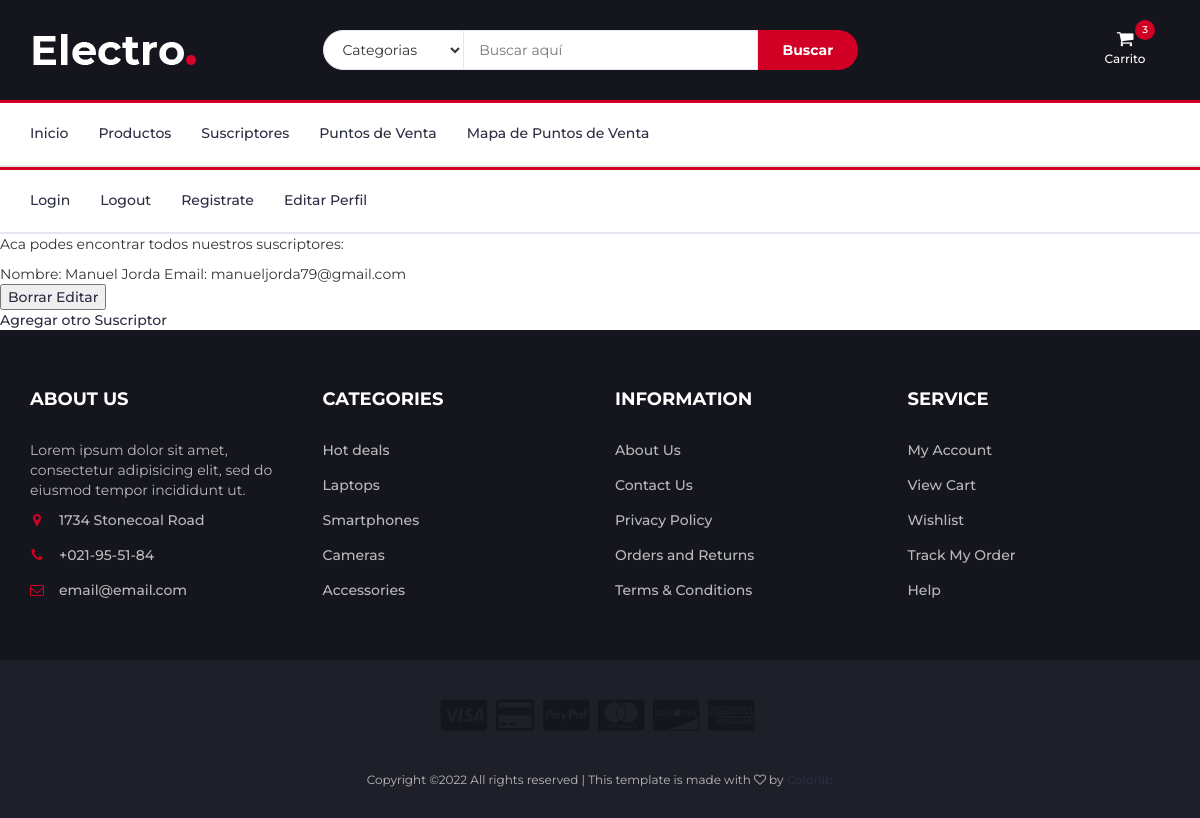
The page /leerSuscriptores on the database as committed earlier.
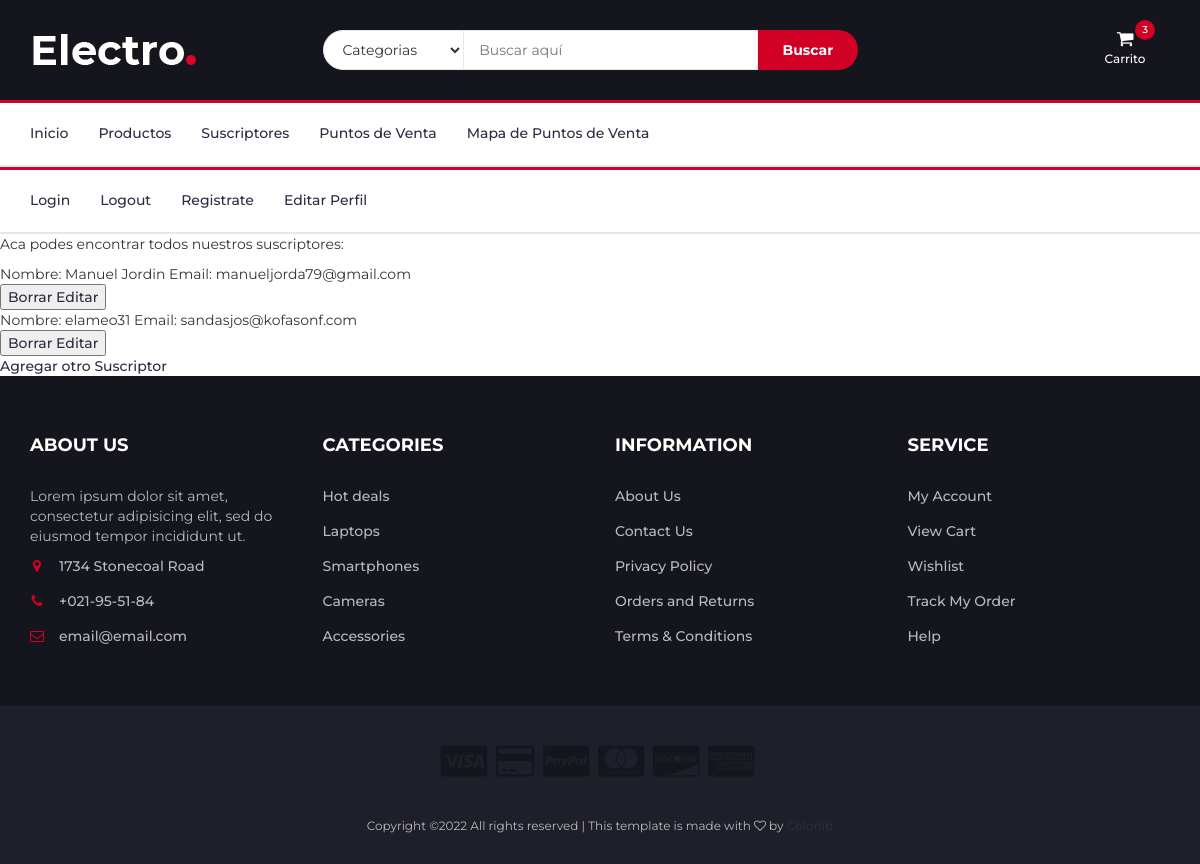
The same page on the database as committed later.
### AppCoder/models.py (models this page shows)
class Suscriptor(models.Model):
    nombre = models.CharField(max_length=40)
    mail = models.EmailField(max_length=140)
    def __str__(self):
        return f"Nombre: {self.nombre} Email: {self.mail}"

### AppCoder/views.py (the view)
# urls.py: path("leerSuscriptores", views.leerSuscriptores, name="LeerSuscriptores"),
def leerSuscriptores(request):
    suscriptores = Suscriptor.objects.all()
    dicc=  {"suscriptores":suscriptores}
    return render(request, "Appcoder/leerSuscriptores.html", dicc)

### AppCoder/templates/AppCoder/leerSuscriptores.html
{% extends "AppCoder/padre.html" %}
{% load static%}
{% block contenido2%}
 <P> Aca podes encontrar todos nuestros suscriptores: </P>
<ul>
    {% for s in suscriptores %}
    <li> {{s}} </li>
    <button>
        <a href="{% url 'BorrarSuscriptores' s.nombre %}"> Borrar</a>
        <a href="{% url 'EditarSuscriptores' s.nombre %}"> Editar</a>
    </button>
    {% endfor %}
</ul>
<a href="{% url 'Suscriptores_Formulario' %}"> Agregar otro Suscriptor</a>
{% endblock %}

Rows that differ between the two databases and show on the page:
changed Suscriptor: nombre+mail "Nombre: Manuel Jorda Email: manueljorda79@gmail.com" → "Nombre: Manuel Jordin Email: manueljorda79@gmail.com"
added Suscriptor: nombre+mail "Nombre: elameo31 Email: sandasjos@kofasonf.com"
